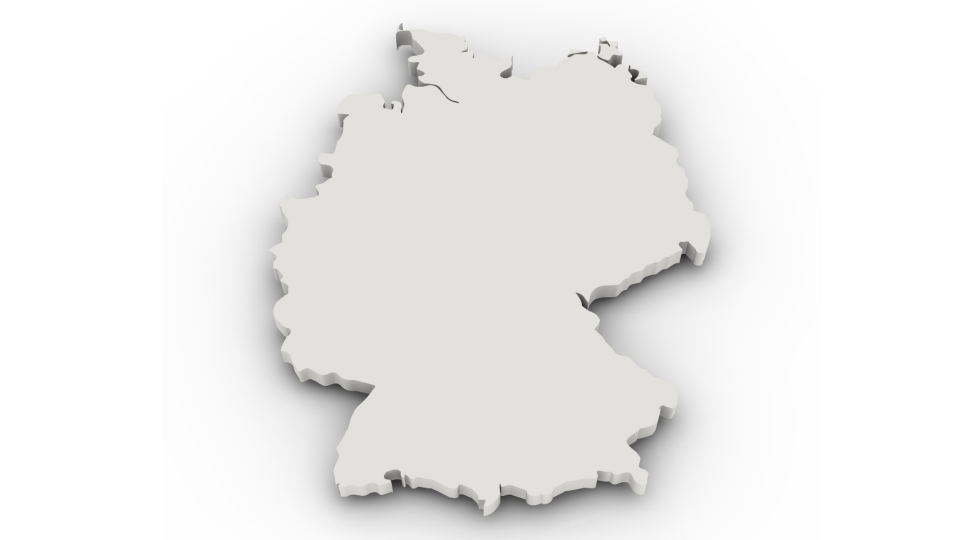
#> input picture Organisation/Recherche/Pillow/Images/germanmap1920.png, 1920 x 1080 px (shown at 1/2 size)
$ python test.py
#> lines starting #> are read from the running program, lines starting #| are printed output that depends on the picture
from PIL import Image
from PIL import ImageDraw
from PIL import ImageFont
from PIL import ImageFilter
from PIL import ImageEnhance


source_img = Image.open("../Images/germanmap1920.png")
#> source_img is the input picture: PIL image 1920x1080 RGBA; mean R, G, B, A 239.4, 239.1, 238, 175.2
second_img = Image.open("../Images/heiter2.png")
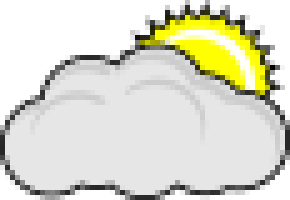
#> input picture Organisation/Recherche/Pillow/Images/heiter2.png, 58 x 40 px (shown 5 times larger)
#> second_img is the input picture: PIL image 58x40 RGBA; mean R, G, B, A 142.1, 142.1, 126.1, 175.3


img1 = Image.new("RGBA", source_img.size, (0, 0, 0, 0))
#> img1: PIL image 1920x1080 RGBA; every value is 0

width, height = source_img.size
#> width = 1920; height = 1080
size = [70, 70]
second_img = second_img.resize(size)
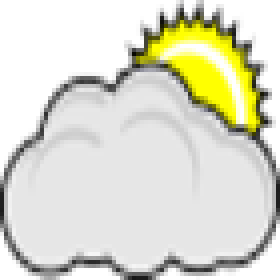
#> second_img: PIL image 70x70 RGBA (shown 4 times larger); mean R, G, B, A 141.9, 141.9, 126.1, 175.3; transparent parts drawn white
source_img.paste(second_img, (800, 500), second_img)
draw = ImageDraw.Draw(source_img)
draw.text((int(width / 1.71), int(height / 2.074)), "78446",
          font=ImageFont.truetype("Pilsen_Plakat.ttf", 60))
Image.composite(img1, source_img, img1).save("main2.png")
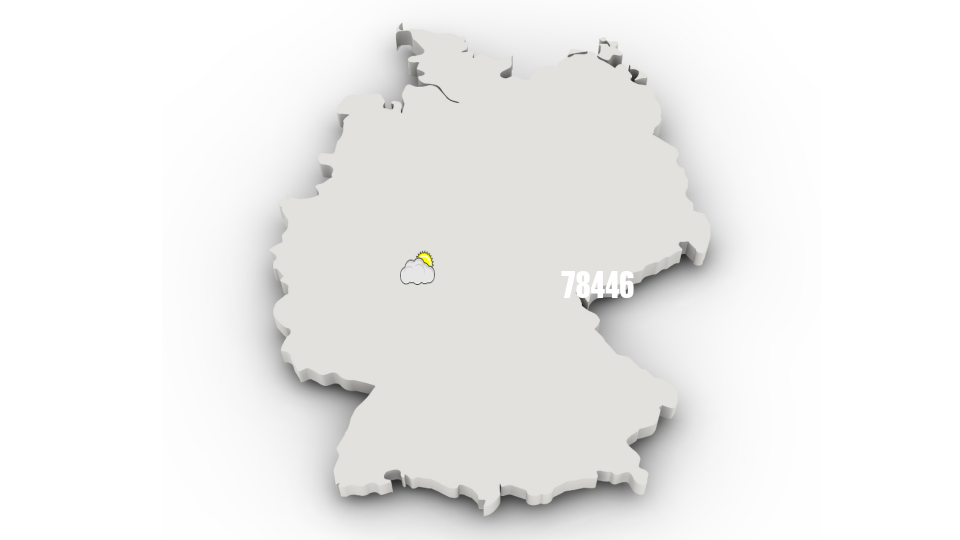
#> saved as main2.png: PIL image 1920x1080 RGBA (shown at 1/2 size); mean R, G, B, A 239.5, 239.2, 238, 175.2; transparent parts drawn white

with Image.open('main2.png') as im:
    px = im.load()
    print(px[4, 50])
#| (255, 255, 255, 0)
    px[4,50] = (0,0,0)
    print(px[4, 50])
#| (0, 0, 0, 255)

    im1 = im.filter(ImageFilter.EDGE_ENHANCE_MORE)
    Image.composite(img1, im1, img1).save("main3.png")
    enhancer = ImageEnhance.Contrast(im)
    enhancer.enhance(5).save("main5.png")
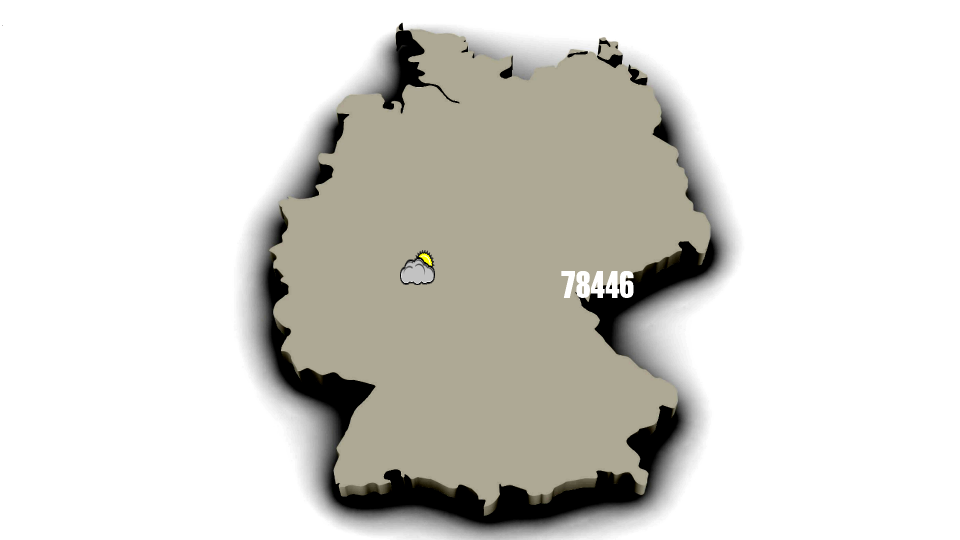
#> saved as main5.png: PIL image 1920x1080 RGBA (shown at 1/2 size); mean R, G, B, A 215.6, 214.3, 208.8, 175.2; transparent parts drawn white

    border = (800, 500, 900, 800)  # left, up, right, bottom
    cropped_img = im.crop(border)
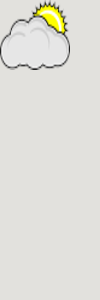
#> cropped_img: PIL image 100x300 RGBA; mean R, G, B, A 223.7, 222.8, 216.7, 254.3; transparent parts drawn white
    Image.composite(img1, cropped_img, img1).save("main6.png")
